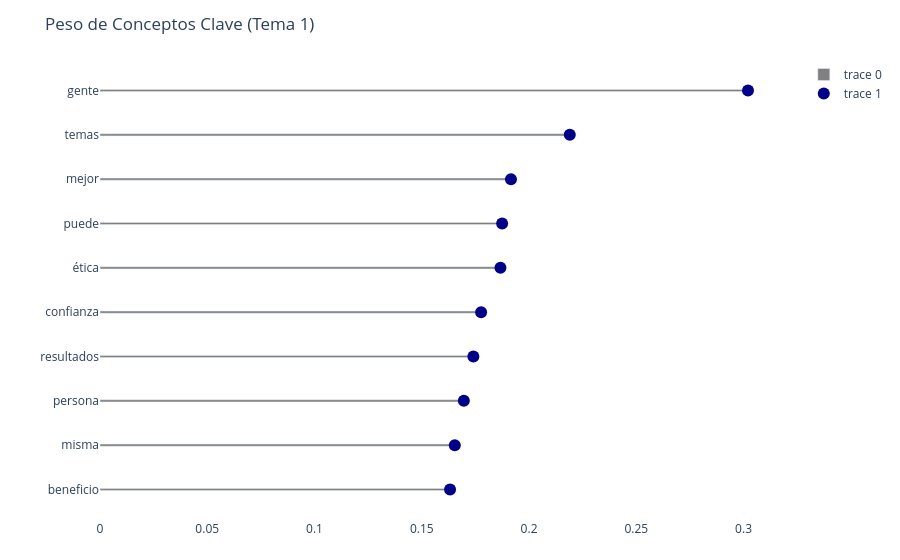
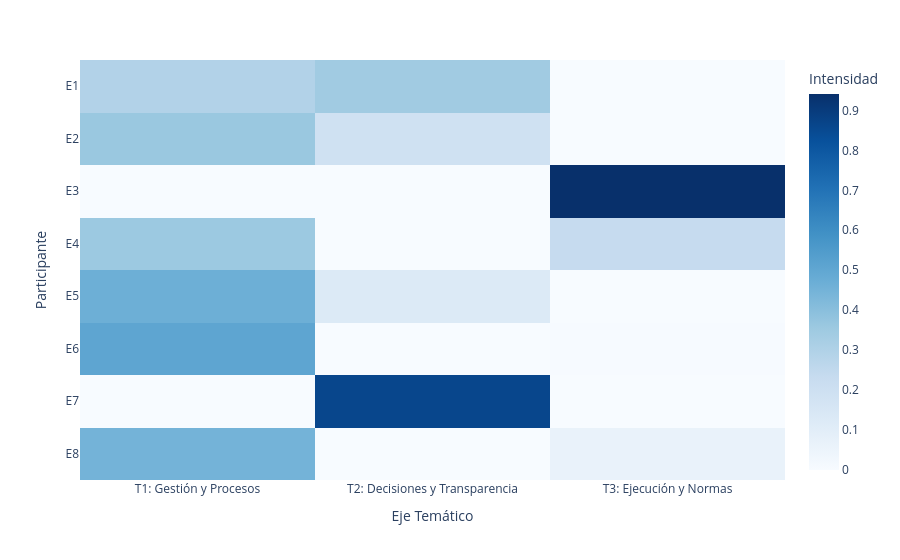

Here is the notebook cell these charts were saved with, in order:
### Markdown cell above
### Visualizaciones

### Code cell
# Configuración para que el botón de cámara descargue en alta resolución (4K)
config_descarga = {
  'toImageButtonOptions': {
    'format': 'png', 
    'filename': 'grafico_exportado',
    'height': 600,
    'width': 1000,
    'scale': 3 # Escala 3 para resolución de documento académico
  }
}

# --- 1. LOLLIPOP CHART (Tema 1) ---
top_indices_1 = H[0].argsort()[:-10 - 1:-1]
top_palabras_1 = [nombres_caracteristicas[i] for i in top_indices_1][::-1] 
pesos_1 = [H[0][i] for i in top_indices_1][::-1]

fig_bar = go.Figure()
fig_bar.add_trace(go.Bar(x=pesos_1, y=top_palabras_1, orientation='h', width=0.05, marker_color='gray'))
fig_bar.add_trace(go.Scatter(x=pesos_1, y=top_palabras_1, mode='markers', marker=dict(color='darkblue', size=12)))

fig_bar.update_layout(
    title="Peso de Conceptos Clave (Tema 1)",
    plot_bgcolor='white', margin=dict(l=100, r=20, t=60, b=40)
)

print("Gráfico Lollipop. Pasa el ratón por encima y haz clic en la cámara (arriba a la derecha) para descargar:")
fig_bar.show(config=config_descarga)


# --- 2. HEATMAP (Concentración Temática) ---
fig_heat = px.imshow(W,
                labels=dict(x="Eje Temático", y="Participante", color="Intensidad"),
                x=topicos_nombres, y=nombres_encuestados,
                color_continuous_scale='Blues', aspect='auto')

#fig_heat.update_layout(title="Concentración del Discurso por Entrevistado", margin=dict(l=120, r=20, t=60, b=80))

print("Mapa de Calor. Pasa el ratón por encima y haz clic en la cámara (arriba a la derecha) para descargar:")
fig_heat.show(config=config_descarga)

### Figure 1 — Plotly figure (JSON) as saved in the notebook; plotly's stock layout.template omitted (floating-point values rounded to 4 significant figures)
{"data": [{"marker": {"color": "gray"}, "orientation": "h", "type": "bar", "width": 0.05, "x": [0.1632, 0.1654, 0.1696, 0.1741, 0.1777, 0.1867, 0.1875, 0.1916, 0.219, 0.3021], "y": ["beneficio", "misma", "persona", "resultados", "confianza", "ética", "puede", "mejor", "temas", "gente"]}, {"marker": {"color": "darkblue", "size": 12}, "mode": "markers", "type": "scatter", "x": [0.1632, 0.1654, 0.1696, 0.1741, 0.1777, 0.1867, 0.1875, 0.1916, 0.219, 0.3021], "y": ["beneficio", "misma", "persona", "resultados", "confianza", "ética", "puede", "mejor", "temas", "gente"]}], "layout": {"margin": {"b": 40, "l": 100, "r": 20, "t": 60}, "plot_bgcolor": "white", "title": {"text": "Peso de Conceptos Clave (Tema 1)"}}}

### Figure 2 — Plotly figure (JSON) as saved in the notebook; plotly's stock layout.template omitted (floating-point values rounded to 4 significant figures)
{"data": [{"coloraxis": "coloraxis", "hovertemplate": "Eje Temático: %{x}<br>Participante: %{y}<br>Intensidad: %{z}<extra></extra>", "name": "0", "type": "heatmap", "x": ["T1: Gestión y Procesos", "T2: Decisiones y Transparencia", "T3: Ejecución y Normas"], "xaxis": "x", "y": ["E1", "E2", "E3", "E4", "E5", "E6", "E7", "E8"], "yaxis": "y", "z": [[0.2943, 0.3453, 0], [0.361, 0.1888, 0], [0, 0, 0.941], [0.3577, 0, 0.2363], [0.4664, 0.1257, 0], [0.5087, 0, 0.003795], [0, 0.8612, 0], [0.4499, 0, 0.06791]]}], "layout": {"coloraxis": {"colorbar": {"title": {"text": "Intensidad"}}, "colorscale": [[0, "rgb(247,251,255)"], [0.125, "rgb(222,235,247)"], [0.25, "rgb(198,219,239)"], [0.375, "rgb(158,202,225)"], [0.5, "rgb(107,174,214)"], [0.625, "rgb(66,146,198)"], [0.75, "rgb(33,113,181)"], [0.875, "rgb(8,81,156)"], [1, "rgb(8,48,107)"]]}, "margin": {"t": 60}, "xaxis": {"anchor": "y", "domain": [0, 1], "title": {"text": "Eje Temático"}}, "yaxis": {"anchor": "x", "autorange": "reversed", "domain": [0, 1], "title": {"text": "Participante"}}}}
